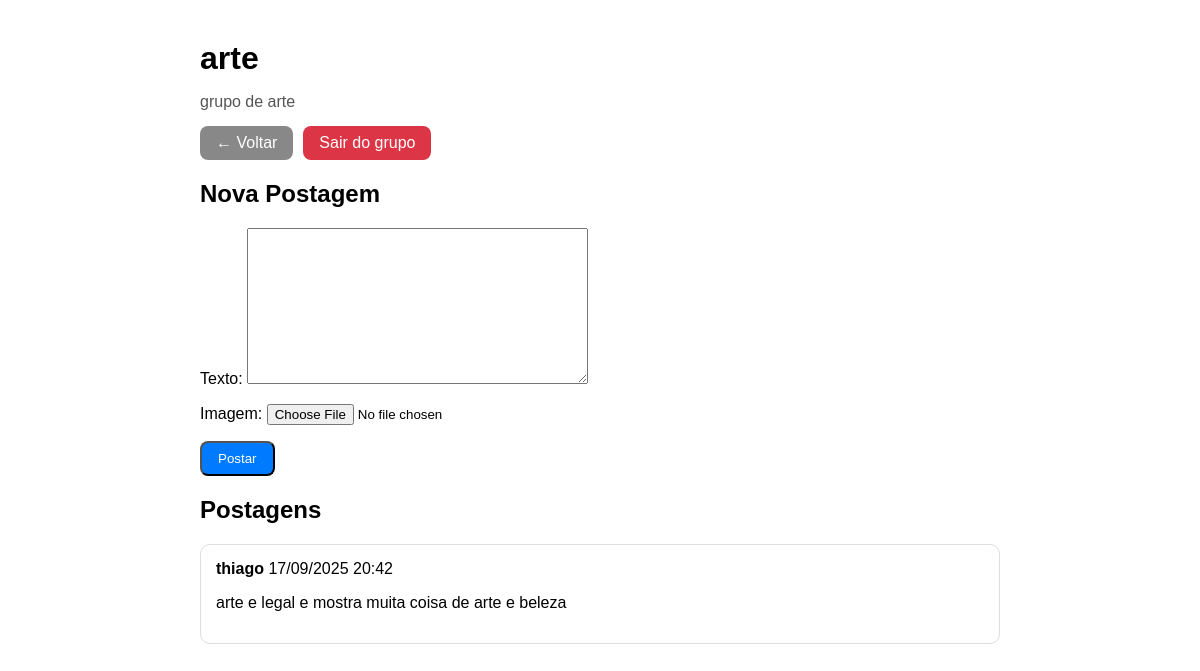
Page /grupos/1/ (signed in) on the earlier database version.
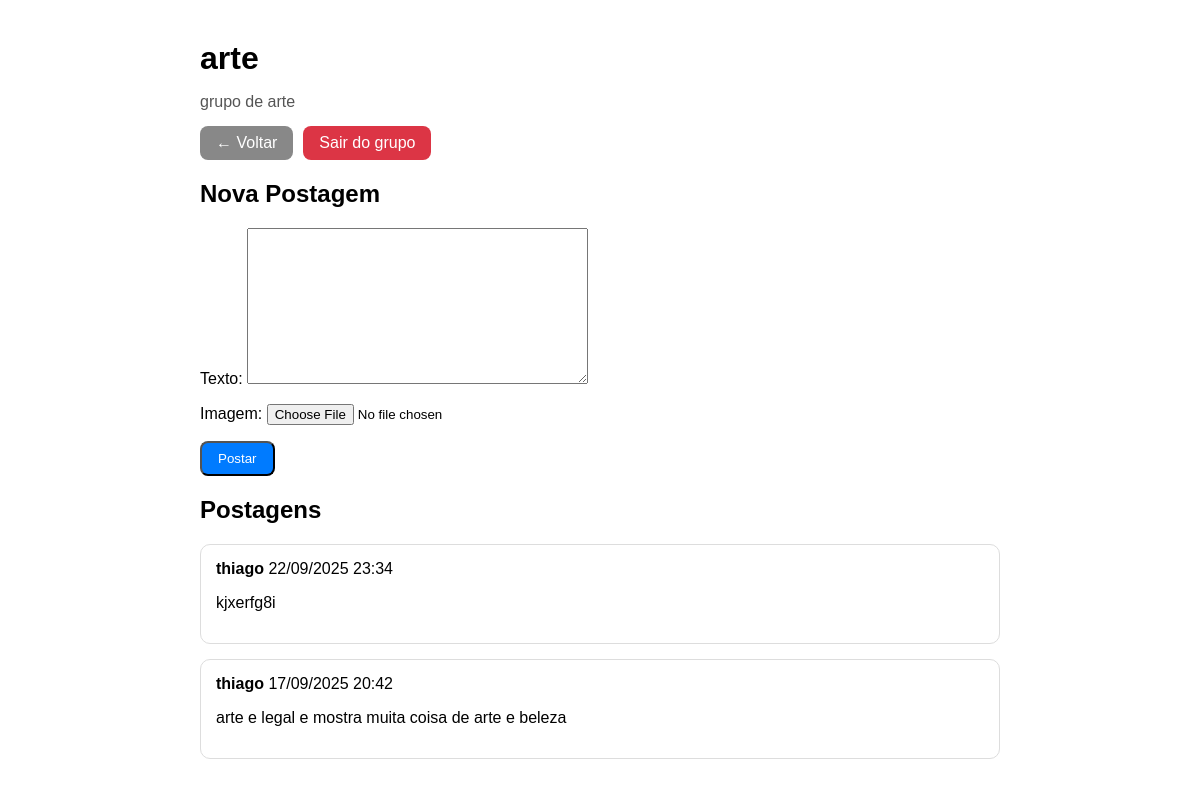
Same page on the later database version.
### tela_principal/models.py (models this page shows, shortened)
class Grupo(models.Model):
    nome = models.CharField(max_length=100)
    descricao = models.TextField()
    criador = models.ForeignKey(User, on_delete=models.CASCADE)
    participantes = models.ManyToManyField(User, related_name='grupos')
    imagem = models.ImageField(upload_to='grupo_pics/', blank=True, null=True)
    data_criacao = models.DateTimeField(auto_now_add=True)

class Postagem(models.Model):
    grupo = models.ForeignKey(Grupo, on_delete=models.CASCADE, related_name='postagens')
    autor = models.ForeignKey(User, on_delete=models.CASCADE)
    texto = models.TextField()
    imagem = models.ImageField(upload_to='postagens/', blank=True, null=True)
    data_criacao = models.DateTimeField(auto_now_add=True)

### tela_principal/views.py (the view)
# urls.py: path('grupos/<int:grupo_id>/', views.grupo_detail, name='grupo_detail'),
@login_required
def grupo_detail(request, grupo_id):
    grupo = get_object_or_404(Grupo, id=grupo_id)
    postagens = grupo.postagens.all().order_by('-data_criacao')
    if request.method == 'POST':
        form = PostagemForm(request.POST, request.FILES)
        if form.is_valid():
            postagem = form.save(commit=False)
            postagem.autor = request.user
            postagem.grupo = grupo
            postagem.save()
            return redirect('grupo_detail', grupo_id=grupo.id)
    else:
        form = PostagemForm()
    return render(request, 'tela_principal/grupo_detail.html', {
        'grupo': grupo,
        'postagens': postagens,
        'form': form
    })

### tela_principal/forms.py
class PostagemForm(forms.ModelForm):
    class Meta:
        model = Postagem
        fields = ['texto', 'imagem']

### tela_principal/templates/tela_principal/grupo_detail.html (shortened to what this page needs)
{% load static %}
<!DOCTYPE html>
<html lang="pt-br">
<head>
    <link rel="stylesheet" href="{% static 'tela_principal/css/detail.css' %}">
</head>
<body>
    <div class="container">
        <div class="grupo-header">
            <h1>{{ grupo.nome }}</h1>
            <p>{{ grupo.descricao }}</p>
            <div class="header-buttons">
                <a href="{% url 'dashboard' %}" class="btn voltar">← Voltar</a>
                {% if user in grupo.participantes.all %}
                    <a href="{% url 'sair_grupo' grupo.id %}" class="btn danger">Sair do grupo</a>
                {% else %}
                    <a href="{% url 'entrar_grupo' grupo.id %}" class="btn">Entrar no grupo</a>
                {% endif %}
            </div>
        </div>
        <div class="postar">
            <h2>Nova Postagem</h2>
            <form method="POST" enctype="multipart/form-data">
                {{ form.as_p }}
                <button type="submit" class="btn">Postar</button>
            </form>
        </div>
        <div class="postagens">
            <h2>Postagens</h2>
            {% for postagem in postagens %}
                <div class="post">
                    <div class="post-header">
                        <strong>{{ postagem.autor.username }}</strong>
                        <span class="data">{{ postagem.data_criacao|date:"d/m/Y H:i" }}</span>
                    </div>
                    <p>{{ postagem.texto }}</p>
                </div>
            {% empty %}
                <p class="empty">Nenhuma postagem ainda.</p>
            {% endfor %}
        </div>
    </div>
</body>
</html>

### tela_principal/static/tela_principal/css/detail.css (style rules this page uses)
.container { max-width: 800px; margin: 40px auto; padding: 0 20px; font-family: Arial, sans-serif; }
.grupo-header h1 { margin-bottom: 5px; }
.grupo-header p { margin-bottom: 15px; color: #555; }
.header-buttons { display: flex; gap: 10px; flex-wrap: wrap; margin-bottom: 20px; }
.btn { display: inline-block; padding: 8px 16px; background-color: #007bff; color: #fff; border-radius: 8px; text-decoration: none; transition: background-color 0.3s; }
.btn.voltar { background-color: #888; }
.btn.danger { background-color: #dc3545; }
.postagens .post { border: 1px solid #ddd; padding: 15px; border-radius: 10px; margin-bottom: 15px; }

Differences in the rows shown:
added Postagem: autor.username "thiago", data_criacao "22/09/2025 23:34", texto "kjxerfg8i"
